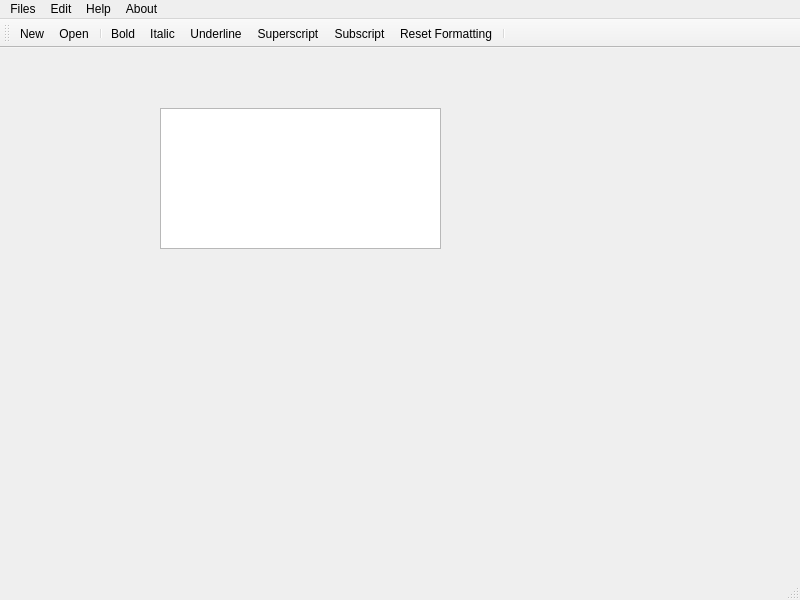
<?xml version="1.0" encoding="UTF-8"?>
<ui version="4.0">
 <class>MainWindow</class>
 <widget class="QMainWindow" name="MainWindow">
  <property name="geometry">
   <rect>
    <x>0</x>
    <y>0</y>
    <width>800</width>
    <height>600</height>
   </rect>
  </property>
  <property name="windowTitle">
   <string>MainWindow</string>
  </property>
  <widget class="QWidget" name="centralwidget">
   <widget class="QTextEdit" name="textEdit">
    <property name="geometry">
     <rect>
      <x>160</x>
      <y>60</y>
      <width>281</width>
      <height>141</height>
     </rect>
    </property>
   </widget>
  </widget>
  <widget class="QMenuBar" name="menubar">
   <property name="geometry">
    <rect>
     <x>0</x>
     <y>0</y>
     <width>800</width>
     <height>21</height>
    </rect>
   </property>
   <widget class="QMenu" name="menuFiles">
    <property name="title">
     <string>Files</string>
    </property>
    <addaction name="actionNew"/>
    <addaction name="actionOpen"/>
    <addaction name="actionSave"/>
    <addaction name="actionSave_as"/>
   </widget>
   <widget class="QMenu" name="menuEdit">
    <property name="title">
     <string>Edit</string>
    </property>
    <addaction name="actionCopy"/>
    <addaction name="actionCut"/>
    <addaction name="actionPaste"/>
    <addaction name="actionUndo"/>
    <addaction name="actionRedu"/>
   </widget>
   <widget class="QMenu" name="menuHelp">
    <property name="title">
     <string>Help</string>
    </property>
    <addaction name="actionShortcuts"/>
   </widget>
   <widget class="QMenu" name="menuAbout">
    <property name="title">
     <string>About</string>
    </property>
    <addaction name="actionAbout_Text_Editor"/>
    <addaction name="actionAbout_Developer"/>
   </widget>
   <addaction name="menuFiles"/>
   <addaction name="menuEdit"/>
   <addaction name="menuHelp"/>
   <addaction name="menuAbout"/>
  </widget>
  <widget class="QStatusBar" name="statusbar"/>
  <widget class="QToolBar" name="toolBar">
   <property name="windowTitle">
    <string>toolBar</string>
   </property>
   <attribute name="toolBarArea">
    <enum>TopToolBarArea</enum>
   </attribute>
   <attribute name="toolBarBreak">
    <bool>false</bool>
   </attribute>
   <addaction name="actionNew"/>
   <addaction name="actionOpen"/>
   <addaction name="separator"/>
   <addaction name="actionBold"/>
   <addaction name="actionItalic"/>
   <addaction name="actionunderline"/>
   <addaction name="actionSuperscript"/>
   <addaction name="actionSubscript"/>
   <addaction name="actionReset_Formatting"/>
   <addaction name="separator"/>
  </widget>
  <action name="actionNew">
   <property name="icon">
    <iconset theme="appointment-new" resource="resources.qrc">
     <normaloff>:/images/Resources/plus.png</normaloff>:/images/Resources/plus.png</iconset>
   </property>
   <property name="text">
    <string>New</string>
   </property>
  </action>
  <action name="actionOpen">
   <property name="icon">
    <iconset resource="resources.qrc">
     <normaloff>:/images/Resources/open.png</normaloff>:/images/Resources/open.png</iconset>
   </property>
   <property name="text">
    <string>Open</string>
   </property>
   <property name="shortcut">
    <string>Ctrl+O</string>
   </property>
  </action>
  <action name="actionSave">
   <property name="icon">
    <iconset resource="resources.qrc">
     <normaloff>:/images/Resources/diskette.png</normaloff>:/images/Resources/diskette.png</iconset>
   </property>
   <property name="text">
    <string>Save</string>
   </property>
  </action>
  <action name="actionSave_as">
   <property name="text">
    <string>Save as</string>
   </property>
   <property name="shortcut">
    <string>Ctrl+Shift+S</string>
   </property>
  </action>
  <action name="actionCopy">
   <property name="icon">
    <iconset resource="resources.qrc">
     <normaloff>:/images/Resources/files.png</normaloff>:/images/Resources/files.png</iconset>
   </property>
   <property name="text">
    <string>Copy</string>
   </property>
   <property name="shortcut">
    <string>Ctrl+C</string>
   </property>
  </action>
  <action name="actionCut">
   <property name="icon">
    <iconset resource="resources.qrc">
     <normaloff>:/images/Resources/cutting.png</normaloff>:/images/Resources/cutting.png</iconset>
   </property>
   <property name="text">
    <string>Cut</string>
   </property>
   <property name="shortcut">
    <string>Ctrl+X</string>
   </property>
  </action>
  <action name="actionPaste">
   <property name="icon">
    <iconset resource="resources.qrc">
     <normaloff>:/images/Resources/paste.png</normaloff>:/images/Resources/paste.png</iconset>
   </property>
   <property name="text">
    <string>Paste</string>
   </property>
   <property name="shortcut">
    <string>Ctrl+V</string>
   </property>
  </action>
  <action name="actionUndo">
   <property name="icon">
    <iconset resource="resources.qrc">
     <normaloff>:/images/Resources/undo.png</normaloff>:/images/Resources/undo.png</iconset>
   </property>
   <property name="text">
    <string>Undo</string>
   </property>
   <property name="shortcut">
    <string>Ctrl+Z</string>
   </property>
  </action>
  <action name="actionRedu">
   <property name="icon">
    <iconset resource="resources.qrc">
     <normaloff>:/images/Resources/redo.png</normaloff>:/images/Resources/redo.png</iconset>
   </property>
   <property name="text">
    <string>Redo</string>
   </property>
   <property name="shortcut">
    <string>Ctrl+Y</string>
   </property>
  </action>
  <action name="actionBold">
   <property name="icon">
    <iconset resource="resources.qrc">
     <normaloff>:/images/Resources/bold.png</normaloff>:/images/Resources/bold.png</iconset>
   </property>
   <property name="text">
    <string>Bold</string>
   </property>
   <property name="shortcut">
    <string>Ctrl+B</string>
   </property>
  </action>
  <action name="actionItalic">
   <property name="icon">
    <iconset resource="resources.qrc">
     <normaloff>:/images/Resources/italic.png</normaloff>:/images/Resources/italic.png</iconset>
   </property>
   <property name="text">
    <string>Italic</string>
   </property>
   <property name="shortcut">
    <string>Ctrl+I</string>
   </property>
  </action>
  <action name="actionunderline">
   <property name="icon">
    <iconset resource="resources.qrc">
     <normaloff>:/images/Resources/underline.png</normaloff>:/images/Resources/underline.png</iconset>
   </property>
   <property name="text">
    <string>Underline</string>
   </property>
   <property name="shortcut">
    <string>Ctrl+U</string>
   </property>
  </action>
  <action name="actionReset_Formatting">
   <property name="icon">
    <iconset resource="resources.qrc">
     <normaloff>:/images/Resources/remove.png</normaloff>:/images/Resources/remove.png</iconset>
   </property>
   <property name="text">
    <string>Reset Formatting</string>
   </property>
   <property name="shortcut">
    <string>Ctrl+Space</string>
   </property>
  </action>
  <action name="actionSuperscript">
   <property name="icon">
    <iconset resource="resources.qrc">
     <normaloff>:/images/Resources/superscript-symbol.png</normaloff>:/images/Resources/superscript-symbol.png</iconset>
   </property>
   <property name="text">
    <string>Superscript</string>
   </property>
   <property name="shortcut">
    <string>Ctrl+6</string>
   </property>
  </action>
  <action name="actionSubscript">
   <property name="icon">
    <iconset resource="resources.qrc">
     <normaloff>:/images/Resources/subscript-interface-option-symbol.png</normaloff>:/images/Resources/subscript-interface-option-symbol.png</iconset>
   </property>
   <property name="text">
    <string>Subscript</string>
   </property>
   <property name="shortcut">
    <string>Ctrl+Shift+6</string>
   </property>
  </action>
  <action name="actionShortcuts">
   <property name="text">
    <string>Shortcuts</string>
   </property>
  </action>
  <action name="actionAbout_Text_Editor">
   <property name="text">
    <string>About Text Editor</string>
   </property>
  </action>
  <action name="actionAbout_Developer">
   <property name="text">
    <string>About Developer</string>
   </property>
  </action>
 </widget>
 <resources>
  <include location="resources.qrc"/>
 </resources>
 <connections/>
</ui>
